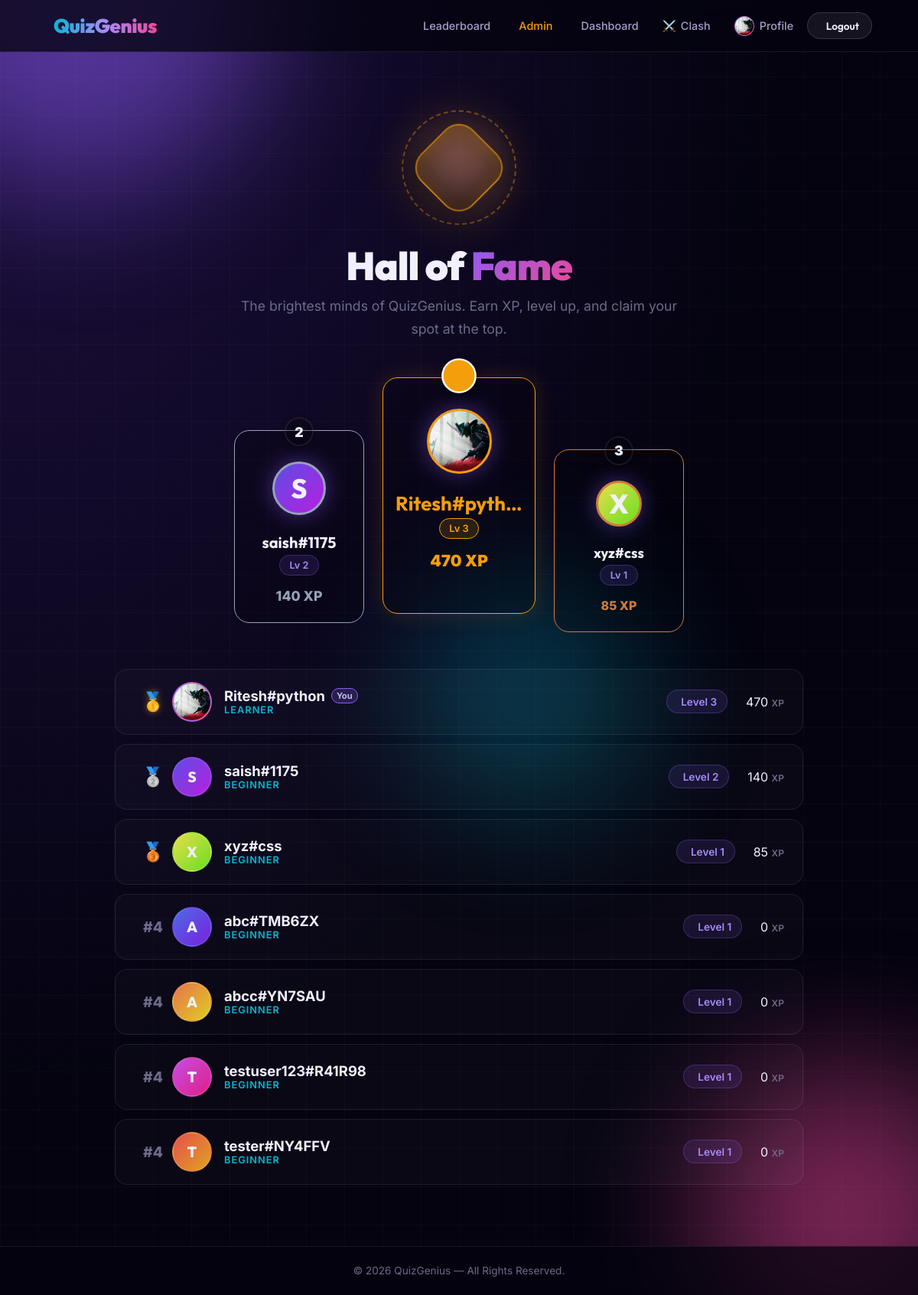
/leaderboard (signed in), run on the app's committed database.
### tables this page shows
CREATE TABLE users (
    id            INTEGER PRIMARY KEY AUTOINCREMENT,
    username      TEXT    NOT NULL UNIQUE,
    email         TEXT    NOT NULL UNIQUE,
    password_hash TEXT    NOT NULL,
    xp            INTEGER NOT NULL DEFAULT 0,
    level         INTEGER NOT NULL DEFAULT 1,
    created_at    TIMESTAMP DEFAULT CURRENT_TIMESTAMP
, avatar_url TEXT, role TEXT DEFAULT 'user');

### backend/routes.py (the view)
@main.route("/leaderboard")
def leaderboard():
    rows = query_db("""
        SELECT u.*,
               RANK() OVER (ORDER BY u.xp DESC) AS rank
        FROM   users u
        ORDER  BY u.xp DESC
        LIMIT  20
        """)
    entries = [dict(r) for r in rows] if rows else []
    for e in entries:
        e["rank_title"] = get_rank_title(e["level"])
    return render_template("leaderboard.html", entries=entries)

### backend/auth.py (called while the page is built)
def get_current_user() -> User | None:
    user_id = session.get(SESSION_USER_ID)
    if user_id is None:
        return None
    try:
        execute_db("ALTER TABLE users ADD COLUMN role TEXT DEFAULT 'user'")
    except Exception:
        pass
    row = query_db("SELECT * FROM users WHERE id = ?", (user_id,), one=True)
    if row:
        user = User(row)
        user.avatar_url = row["avatar_url"] if "avatar_url" in row.keys() else None
        user.role = row["role"] if "role" in row.keys() else "user"
        return user
    return None

### backend/database.py (called while the page is built)
def get_db():
    if "db" not in g:
        db_path = current_app.config["DATABASE_PATH"]
        os.makedirs(os.path.dirname(db_path), exist_ok=True)
        g.db = sqlite3.connect(db_path, detect_types=sqlite3.PARSE_DECLTYPES)
        g.db.row_factory = sqlite3.Row  # rows behave like dicts
    return g.db

def query_db(sql, args=(), one=False):
    cur = get_db().execute(sql, args)
    rv = cur.fetchall()
    cur.close()
    return (rv[0] if rv else None) if one else rv

def execute_db(sql, args=()):
    db = get_db()
    cur = db.execute(sql, args)
    db.commit()
    last_id = cur.lastrowid
    cur.close()
    return last_id

### backend/gamification.py (called while the page is built)
def get_rank_title(level: int) -> str:
    if level < 3: return "Beginner"
    elif level < 6: return "Learner"
    elif level < 10: return "Challenger"
    elif level < 20: return "Expert"
    elif level < 50: return "Quiz Master"
    else: return "Legend"

### backend/routes.py (called while the page is built)
@main.context_processor
def inject_user():
    return {"current_user": get_current_user()}

### templates/leaderboard.html (shortened to what this page needs)
{% extends "base.html" %}
{% block content %}
<div class="lb-wrapper fade-in" style="padding: 2rem 0;">
    <div class="lb-header">
        <div class="advanced-trophy-wrapper">
            <div class="at-glow-1"></div>
            <div class="at-glow-2"></div>
            <div class="at-ring"></div>
            <div class="at-glass">
            </div>
        </div>
        <h1 style="font-size: 3.2rem; font-weight: 900; margin-bottom: 0.5rem; letter-spacing: -1px;">
            Hall of <span class="text-gradient">Fame</span>
        </h1>
        <p style="font-size: 1.1rem; color: var(--text-muted); max-width: 600px; margin: 0 auto;">
            The brightest minds of QuizGenius. Earn XP, level up, and claim your spot at the top.
        </p>
    </div>
    {% if entries %}
        {% set top3 = entries[:3] %}
        <div class="podium-showcase">
            {% if top3|length >= 1 %}
            <div class="podium-card rank-1">
                <div class="podium-rank"></div>
                <div class="avatar podium-avatar mb-3" data-name="{{ top3[0].username }}">
                    {% if top3[0].avatar_url %}<img src="{{ top3[0].avatar_url }}" alt="Avatar">{% else %}{{ top3[0].username[0]|upper }}{% endif %}
                </div>
                <h3 style="font-size: 1.6rem; margin-bottom: 0.3rem; color: var(--gold); max-width: 100%; overflow: hidden; text-overflow: ellipsis; white-space: nowrap;" title="{{ top3[0].username }}">{{ top3[0].username }}</h3>
                <span class="badge mb-2" style="background: rgba(245,158,11,0.15); border-color: var(--gold); color: var(--gold);">Lv {{ top3[0].level }}</span>
                <div style="font-weight: 900; color: var(--gold); font-size: 1.3rem;">{{ top3[0].xp }} XP</div>
            </div>
            {% endif %}
            {% if top3|length >= 2 %}
            <div class="podium-card rank-2">
                <div class="podium-rank">2</div>
                <div class="avatar podium-avatar mb-3" data-name="{{ top3[1].username }}">
                    {% if top3[1].avatar_url %}<img src="{{ top3[1].avatar_url }}" alt="Avatar">{% else %}{{ top3[1].username[0]|upper }}{% endif %}
                </div>
                <h3 style="font-size: 1.25rem; margin-bottom: 0.3rem; max-width: 100%; overflow: hidden; text-overflow: ellipsis; white-space: nowrap;" title="{{ top3[1].username }}">{{ top3[1].username }}</h3>
                <span class="badge mb-2">Lv {{ top3[1].level }}</span>
                <div style="font-weight: 800; color: #94a3b8; font-size: 1.1rem;">{{ top3[1].xp }} XP</div>
            </div>
            {% endif %}
            {% if top3|length >= 3 %}
            <div class="podium-card rank-3">
                <div class="podium-rank">3</div>
                <div class="avatar podium-avatar mb-3" data-name="{{ top3[2].username }}">
                    {% if top3[2].avatar_url %}<img src="{{ top3[2].avatar_url }}" alt="Avatar">{% else %}{{ top3[2].username[0]|upper }}{% endif %}
                </div>
                <h3 style="font-size: 1.15rem; margin-bottom: 0.3rem; max-width: 100%; overflow: hidden; text-overflow: ellipsis; white-space: nowrap;" title="{{ top3[2].username }}">{{ top3[2].username }}</h3>
                <span class="badge mb-2">Lv {{ top3[2].level }}</span>
                <div style="font-weight: 800; color: #cd7c3f; font-size: 1rem;">{{ top3[2].xp }} XP</div>
            </div>
            {% endif %}
        </div>
        <div class="lb-list">
            {% for e in entries %}
            <div class="lb-row {% if current_user and current_user.username == e.username %}is-current-user{% endif %}">
                <div class="lb-row-rank">
                    {% if e.rank == 1 %}<span style="color: var(--gold); font-size: 1.5rem; filter: drop-shadow(0 0 5px rgba(245,158,11,0.5));">🥇</span>
                    {% elif e.rank == 2 %}<span style="color: #94a3b8; font-size: 1.5rem;">🥈</span>
                    {% elif e.rank == 3 %}<span style="color: #cd7c3f; font-size: 1.5rem;">🥉</span>
                    {% else %}#{{ e.rank }}{% endif %}
                </div>
                <div class="lb-row-player">
                    <div class="player-avatar" data-name="{{ e.username }}" style="width: 52px; height: 52px; font-size: 1.2rem; border-width: 2px;">
                        {% if e.avatar_url %}<img src="{{ e.avatar_url }}" alt="Avatar">{% else %}{{ e.username[0]|upper }}{% endif %}
                    </div>
                    <div style="min-width: 0; flex: 1;">
                        <div style="font-size: 1.15rem; font-weight: 700; display: flex; align-items: center; gap: 8px; min-width: 0;">
                            <span style="overflow: hidden; text-overflow: ellipsis; white-space: nowrap;" title="{{ e.username }}">{{ e.username }}</span>
                            {% if current_user and current_user.username == e.username %}
                                <span class="badge-you" style="font-size: 0.7rem; padding: 2px 6px; flex-shrink: 0;">You</span>
                            {% endif %}
                        </div>
                        <div style="font-size: 0.8rem; color: var(--accent); font-weight: 600; text-transform: uppercase; letter-spacing: 1px;">
                            {{ e.rank_title }}
                        </div>
                    </div>
                </div>
                <div class="lb-row-stats">
                    <span class="badge" style="padding: 0.4rem 0.8rem; font-size: 0.85rem;"> Level {{ e.level }}</span>
                    <div class="lb-xp">{{ e.xp }} <span style="font-size: 0.75rem; color: var(--text-muted); font-weight: 600; text-transform: uppercase;">XP</span></div>
                </div>
            </div>
            {% endfor %}
        </div>
    {% endif %}
</div>
{% endblock %}

### templates/base.html (shortened to what this page needs)
<!DOCTYPE html>
<html lang="en">
<head>
    <link rel="stylesheet" href="{{ url_for('static', filename='css/style.css') }}">
</head>
<body>
    <div class="bg-animation">
        <div class="orb orb-1"></div>
        <div class="orb orb-2"></div>
        <div class="orb orb-3"></div>
    </div>
    <header class="navbar">
        <div class="logo">
            <a href="{{ url_for('main.home') }}"><span>QuizGenius</span></a>
        </div>
        <nav class="nav-links">
            <a href="#" id="theme-toggle" title="Toggle Theme" style="padding: 0.45rem;">
            </a>
            <a href="{{ url_for('main.leaderboard') }}"> Leaderboard</a>
            {% if current_user %}
                {% if current_user.role == 'admin' %}
                    <a href="{{ url_for('main.admin_dashboard') }}" style="color: var(--warning);"> Admin</a>
                {% endif %}
                <a href="{{ url_for('main.dashboard') }}"> Dashboard</a>
                <a href="{{ url_for('main.clash') }}"><span class="theme-emoji">⚔️</span> Clash</a>
                <a href="{{ url_for('main.profile') }}" style="display:flex;align-items:center;gap:7px;">
                    <div class="player-avatar" data-name="{{ current_user.username }}" style="width:26px;height:26px;font-size:0.75rem;border-width:1px;">
                        {% if current_user.avatar_url %}
                            <img src="{{ current_user.avatar_url }}" alt="Avatar">
                        {% else %}
                            {{ current_user.username[0]|upper }}
                        {% endif %}
                    </div>
                    Profile
                </a>
                <a href="{{ url_for('main.logout') }}" class="btn btn-glass btn-sm"> Logout</a>
            {% else %}
                <a href="{{ url_for('main.login') }}" class="btn btn-glass btn-sm">Login</a>
                <a href="{{ url_for('main.register') }}" class="btn btn-primary btn-sm">Sign Up <i class="ph ph-arrow-right"></i></a>
            {% endif %}
        </nav>
    </header>
    <main class="main-container">
        {% block content %}{% endblock %}
    </main>
    <footer class="site-footer">
        <p>&copy; 2026 QuizGenius &mdash; All Rights Reserved.</p>
    </footer>
</body>
</html>

### templates/leaderboard.html (style rules this page uses)
.lb-header { text-align: center; margin-bottom: 3rem; position: relative; z-index: 1; }
.advanced-trophy-wrapper { position: relative; display: inline-flex; align-items: center; justify-content: center; width: 150px; height: 150px; margin-bottom: 1.5rem; }
.at-glow-1 { position: absolute; width: 120%; height: 120%; border-radius: 50%; background: radial-gradient(circle, rgba(245,158,11,0.4), transparent 70%); filter: blur(25px); animation: pulseGlow 4s infinite alternate; }
.at-glow-2 { position: absolute; width: 90%; height: 90%; border-radius: 50%; background: radial-gradient(circle, rgba(139,92,246,0.3), transparent 70%); filter: blur(15px); animation: pulseGlow 4s infinite alternate-reverse; }
.at-ring { position: absolute; width: 100%; height: 100%; border-radius: 50%; border: 2px dashed rgba(245,158,11,0.4); animation: spinRing 25s linear infinite; }
.at-glass { position: relative; z-index: 2; width: 96px; height: 96px; background: linear-gradient(135deg, rgba(245,158,11,0.15), rgba(0,0,0,0.5)); backdrop-filter: blur(12px); -webkit-backdrop-filter: blur(12px); border: 2px solid rgba(245,158,11,0.6); border-radius: 26px; display: flex; align-items: center; justify-content: center; transform: rotate(45deg); box-shadow: 0 15px 35px rgba(0,0,0,0.4), inset 0 0 20px rgba(245,158,11,0.15); animation: floatTrophy 6s ease-in-out infinite; }
.podium-showcase { display: flex; align-items: flex-end; justify-content: center; gap: clamp(0.5rem, 2vw, 1.5rem); margin: 3rem 0; flex-wrap: wrap; }
.podium-card { background: rgba(0,0,0,0.2); border: 1px solid var(--glass-border); border-radius: 20px; padding: 2.5rem 1rem 1.5rem; display: flex; flex-direction: column; align-items: center; position: relative; transition: transform 0.3s ease; backdrop-filter: blur(12px); -webkit-backdrop-filter: blur(12px); width: 100%; max-width: 170px; min-width: 140px; }
.podium-rank { position: absolute; top: -18px; width: 38px; height: 38px; border-radius: 50%; display: flex; align-items: center; justify-content: center; font-weight: 900; font-size: 1.1rem; background: var(--card-inner-bg); border: 2px solid var(--glass-border); box-shadow: 0 4px 10px rgba(0,0,0,0.3); }
.rank-1 { border-color: var(--gold); z-index: 3; padding-bottom: 3.5rem; max-width: 200px; margin-bottom: 1.5rem; order: 2; box-shadow: 0 0 30px rgba(245,158,11,0.15); }
.rank-1 .podium-rank { background: var(--gold); color: #fff; border-color: #fff; transform: scale(1.2); top: -22px; }
.rank-1 .podium-avatar { border-color: var(--gold); width: 85px; height: 85px; font-size: 2.2rem; }
.rank-2 { border-color: #94a3b8; order: 1; margin-bottom: 0.75rem; z-index: 2; }
.rank-2 .podium-avatar { border-color: #94a3b8; width: 70px; height: 70px; }
.rank-3 { border-color: #cd7c3f; order: 3; z-index: 1; }
.rank-3 .podium-avatar { border-color: #cd7c3f; width: 60px; height: 60px; }
.lb-list { display: flex; flex-direction: column; gap: 0.75rem; max-width: 900px; margin: 0 auto; }
.lb-row { display: flex; align-items: center; padding: 1rem 1.5rem; background: var(--table-row-bg); border: 1px solid var(--glass-border); border-radius: 16px; transition: all 0.3s ease; position: relative; overflow: hidden; backdrop-filter: blur(10px); }
.lb-row-rank { font-size: 1.2rem; font-weight: 800; color: var(--text-muted); width: 50px; text-align: center; }
.lb-row-player { flex: 1; display: flex; align-items: center; gap: 1rem; min-width: 0; }
.lb-row-stats { display: flex; align-items: center; gap: 1.5rem; justify-content: flex-end; }

### data on the page
users: avatar_url (picture), username "Ritesh#pyth…", level "3", xp "470", username "Ritesh#python", shows "You", rank_title "LEARNER"
users: username "S", username "saish#1175", level "2", xp "140", rank_title "BEGINNER"
users: username "X", username "xyz#css", level "1", xp "85", rank_title "BEGINNER"
users: rank "4", username "A", username "abc#TMB6ZX", rank_title "BEGINNER", level "1", xp "0"
users: rank "4", username "A", username "abcc#YN7SAU", rank_title "BEGINNER", level "1", xp "0"
users: rank "4", username "T", username "testuser123#R41R98", rank_title "BEGINNER", level "1", xp "0"
users: rank "4", username "T", username "tester#NY4FFV", rank_title "BEGINNER", level "1", xp "0"
